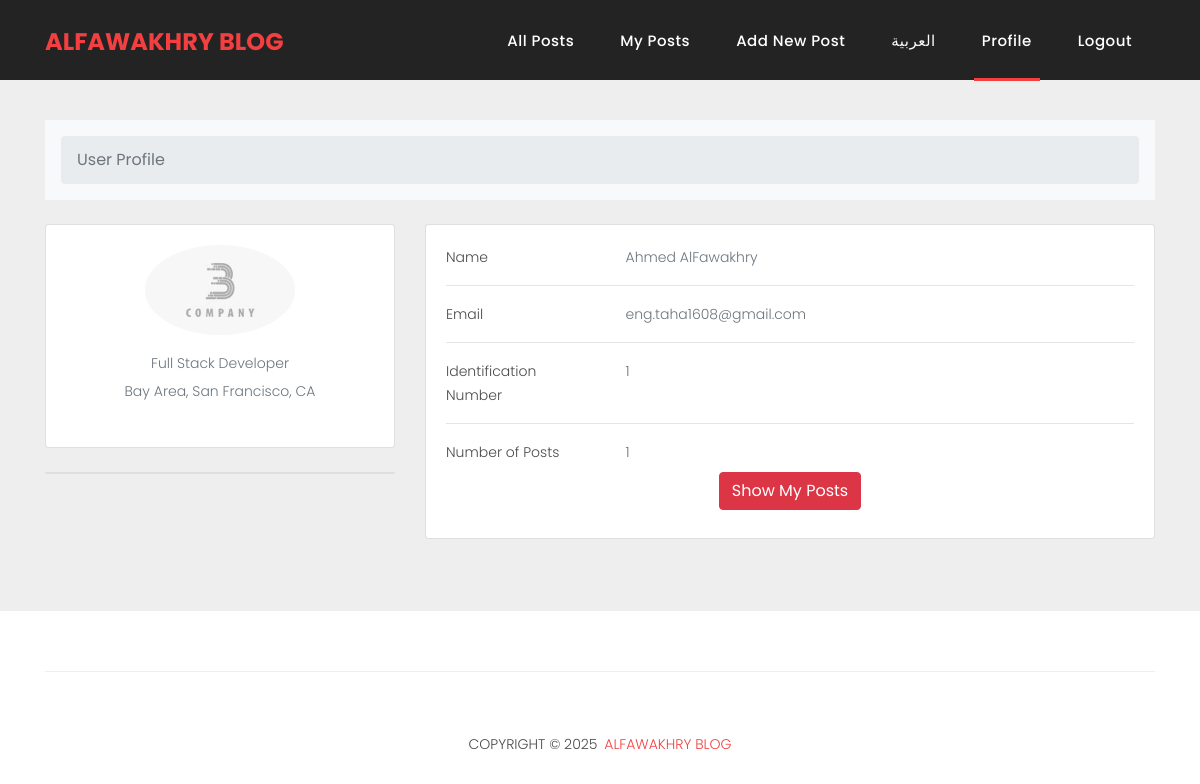
The app's page /profile.php (signed in) with its own data.
### tables this page shows
CREATE TABLE `users` (
  `id` int(11) NOT NULL,
  `name` varchar(255) NOT NULL,
  `email` varchar(255) NOT NULL,
  `password` varchar(255) NOT NULL,
  `phone` int(11) DEFAULT NULL,
  `photo` varchar(255) DEFAULT NULL,
  `code` varchar(255) NOT NULL DEFAULT '''0''',
  `created_at` datetime NOT NULL DEFAULT current_timestamp()
);

### profile.php (the view, shortened to what this page needs)
<?php
require_once "inc/header.php";
?>
<?php
$user_id = $_SESSION['user_id'];
$query = "SELECT * FROM `users` WHERE `id` = '$user_id'";
$res = mysqli_query($conn , $query);
if(mysqli_num_rows($res) == 1){
    $user_data = mysqli_fetch_assoc($res);
    $query2 = "SELECT * FROM `posts` WHERE `user_id` = '$user_id'";
    $res2 = mysqli_query($conn , $query2);
    $post_nums = mysqli_num_rows($res2);
}
?>
<br><br><br>
<div>
  <section style="background-color: #eee;">
    <div class="container py-5">
      <div class="row">
        <div class="col">
          <nav aria-label="breadcrumb" class="bg-light rounded-3 p-3 mb-4">
            <ol class="breadcrumb mb-0">
              <li class="breadcrumb-item active" aria-current="page"><?=$msg['User Profile']?></li>
            </ol>
          </nav>
        </div>
      </div>
      <div class="row">
        <div class="col-lg-4">
          <div class="card mb-4">
            <div class="card-body text-center">
              <img src="assets/images/client-01.png" alt="profile photo" class="rounded-circle img-fluid" style="width: 150px;">
              <p class="text-muted mb-1">Full Stack Developer</p>
              <p class="text-muted mb-4">Bay Area, San Francisco, CA</p>
            </div>
          </div>
          <div class="card mb-4 mb-lg-0">
          </div>
        </div>
        <div class="col-lg-8">
          <div class="card mb-4">
            <div class="card-body">
              <div class="row">
                <div class="col-sm-3">
                  <p class="mb-0"><?=$msg['Name']?></p>
                </div>
                <div class="col-sm-9">
                  <p class="text-muted mb-0"><?=$user_data['name']?></p>
                </div>
              </div>
              <hr>
              <div class="row">
                <div class="col-sm-3">
                  <p class="mb-0"><?=$msg['Email']?></p>
                </div>
                <div class="col-sm-9">
                  <p class="text-muted mb-0"><?=$user_data['email']?></p>
                </div>
              </div>
              <hr>
              <div class="row">
                <div class="col-sm-3">
                  <p class="mb-0"><?=$msg['Identification Number']?></p>
                </div>
                <div class="col-sm-9">
                  <p class="text-muted mb-0"><?=$user_data['id']?></p>
                </div>
              </div>
              <hr>
              <div class="row">
                <div class="col-sm-3">
                  <p class="mb-0"><?=$msg['Number of Posts']?></p>
                </div>
                <div class="col-sm-9">
                  <p class="text-muted mb-0"><?=$post_nums?></p>
                </div>
              </div>
              <div class="d-flex justify-content-center mb-2 mt-2 ">
                <a href="myposts.php"><button type="button" class="btn btn-danger ms-1 "><?=$msg['Show My Posts']?></button></a>
              </div>
            </div>
          </div>
        </div>
      </div>
    </div>
</div>
<?php require 'inc/footer.php' ?>

### assets/css/templatemo-sixteen.css (style rules this page uses)
body { font-family: 'Poppins', sans-serif; overflow-x: hidden; text-rendering: optimizeLegibility; -webkit-font-smoothing: antialiased; -moz-osx-font-smoothing: grayscale; }
p { margin-bottom: 0px; font-size: 14px; font-weight: 300; color: #4a4a4a; line-height: 24px; }
a { text-decoration: none!important; }

### records on screen
users: name "Ahmed AlFawakhry", email "eng.taha1608@gmail.com", id "1"

### other values on screen
$msg['ALfawakhry blog'] "ALFAWAKHRY BLOG"
$msg['All Posts'] "All Posts"
$msg['My Posts'] "My Posts"
$msg['Add New Post'] "Add New Post"
$msg['Profile'] "Profile"
$msg['Logout'] "Logout"
$msg['User Profile'] "User Profile"
$msg['Name'] "Name"
$msg['Email'] "Email"
$msg['Identification Number'] "Identification Number"
$msg['Number of Posts'] "Number of Posts"
$post_nums "1"
$msg['Show My Posts'] "Show My Posts"
